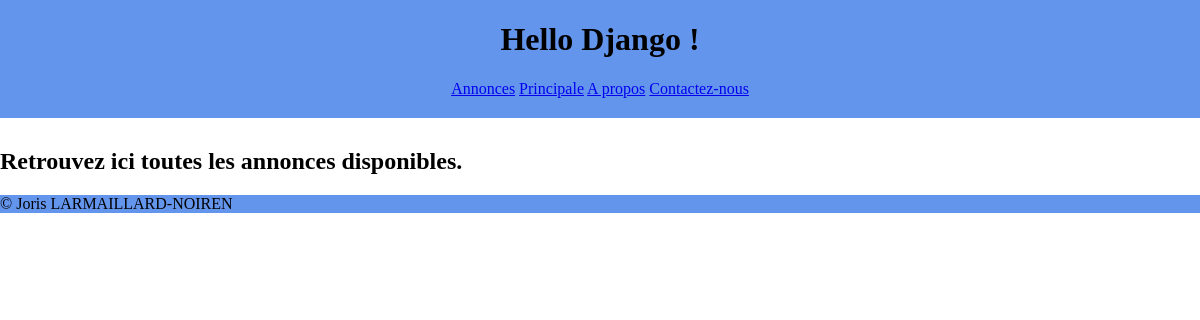
The page /ads/ on the database as committed earlier.
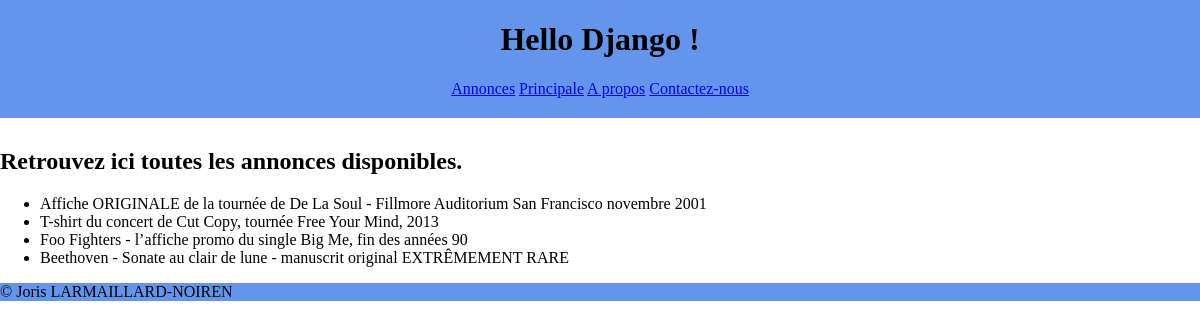
The same page on the database as committed later.
### listings/models.py (models this page shows)
class Announcement(models.Model):
    class Type(models.TextChoices):
        RECORDS = 'RE'
        CLOTHING = 'CL'
        POSTERS = 'PO'
        MISCELLANEOUS = 'MI'
    title = models.fields.CharField(max_length=100)
    description = models.fields.CharField(max_length=300)
    sold = models.fields.BooleanField(default=False)
    year = models.fields.IntegerField(
        validators=[MinValueValidator(1900), MaxValueValidator(2024)]
    )
    type = models.fields.CharField(choices=Type.choices, max_length=5)

### listings/views.py (the view)
# urls.py: path("ads/", views.ads),
def ads(request):
    announcements = Announcement.objects.all()
    return render(request, 'listings/ads.html',
                  {'announcements': announcements})

### listings/templates/listings/ads.html
{% extends 'listings/base.html' %}
{% block content %}
    <h2>Retrouvez ici toutes les annonces disponibles.</h2>
    <ul>
        {% for announcement in announcements %}
            <li>{{ announcement.title }}</li>
        {% endfor %}
    </ul>
{% endblock %}

### listings/templates/listings/base.html (shortened to what this page needs)
<!DOCTYPE html>
{% load static %}
<html lang="en">
<head>
    <link rel="stylesheet" href="{% static 'listings/style.css' %}" />
</head>
<body>
    <header>
        <div>
            <h1>Hello Django !</h1>
        </div>
        <div>
            <nav class="nav-bar">
                <a href="#ads">Annonces</a>
                <a href="#hello">Principale</a>
                <a href="#about-us">A propos</a>
                <a href="#contact-us">Contactez-nous</a>
            </nav>
        </div>
    </header>
    {% block content %}{% endblock %}
    <footer>
        © Joris LARMAILLARD-NOIREN
    </footer>
</body>
</html>

### listings/static/listings/style.css (style rules this page uses)
body { font-family: Futura; margin: 0; }
header { background-color: cornflowerblue; text-align: center; display: flex; flex-direction: column; padding-bottom: 20px; margin-bottom: 30px; }
footer { background-color: cornflowerblue; }

Rows that differ between the two databases and show on the page:
added Announcement: title "Affiche ORIGINALE de la tournée de De La Soul - Fillmore Auditorium San Francisco novembre 2001"
added Announcement: title "T-shirt du concert de Cut Copy, tournée Free Your Mind, 2013"
added Announcement: title "Foo Fighters - l’affiche promo du single Big Me, fin des années 90"
added Announcement: title "Beethoven - Sonate au clair de lune - manuscrit original EXTRÊMEMENT RARE"
